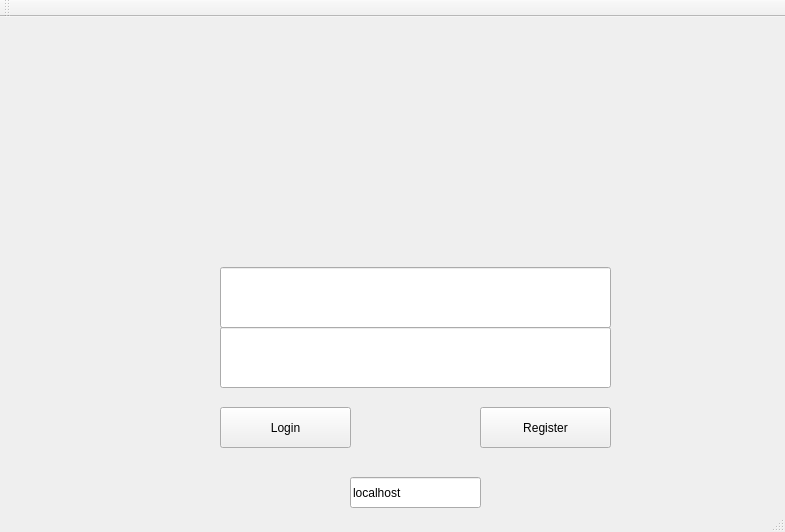
<?xml version="1.0" encoding="UTF-8"?>
<ui version="4.0">
 <class>MainWindow</class>
 <widget class="QMainWindow" name="MainWindow">
  <property name="geometry">
   <rect>
    <x>0</x>
    <y>0</y>
    <width>785</width>
    <height>532</height>
   </rect>
  </property>
  <property name="windowTitle">
   <string>MainWindow</string>
  </property>
  <widget class="QWidget" name="centralWidget">
   <widget class="QLineEdit" name="username">
    <property name="geometry">
     <rect>
      <x>220</x>
      <y>250</y>
      <width>391</width>
      <height>61</height>
     </rect>
    </property>
    <property name="text">
     <string/>
    </property>
   </widget>
   <widget class="QLineEdit" name="password">
    <property name="geometry">
     <rect>
      <x>220</x>
      <y>310</y>
      <width>391</width>
      <height>61</height>
     </rect>
    </property>
    <property name="text">
     <string/>
    </property>
   </widget>
   <widget class="QPushButton" name="Login">
    <property name="geometry">
     <rect>
      <x>220</x>
      <y>390</y>
      <width>131</width>
      <height>41</height>
     </rect>
    </property>
    <property name="text">
     <string>Login</string>
    </property>
   </widget>
   <widget class="QLabel" name="LoginPic">
    <property name="geometry">
     <rect>
      <x>370</x>
      <y>380</y>
      <width>91</width>
      <height>81</height>
     </rect>
    </property>
    <property name="text">
     <string/>
    </property>
   </widget>
   <widget class="QPushButton" name="Register">
    <property name="geometry">
     <rect>
      <x>480</x>
      <y>390</y>
      <width>131</width>
      <height>41</height>
     </rect>
    </property>
    <property name="text">
     <string>Register</string>
    </property>
   </widget>
   <widget class="QLineEdit" name="IP">
    <property name="geometry">
     <rect>
      <x>350</x>
      <y>460</y>
      <width>131</width>
      <height>31</height>
     </rect>
    </property>
    <property name="text">
     <string>localhost</string>
    </property>
   </widget>
  </widget>
  <widget class="QMenuBar" name="menuBar">
   <property name="geometry">
    <rect>
     <x>0</x>
     <y>0</y>
     <width>785</width>
     <height>26</height>
    </rect>
   </property>
  </widget>
  <widget class="QToolBar" name="mainToolBar">
   <attribute name="toolBarArea">
    <enum>TopToolBarArea</enum>
   </attribute>
   <attribute name="toolBarBreak">
    <bool>false</bool>
   </attribute>
  </widget>
  <widget class="QStatusBar" name="statusBar"/>
 </widget>
 <layoutdefault spacing="6" margin="11"/>
 <resources/>
 <connections/>
</ui>
